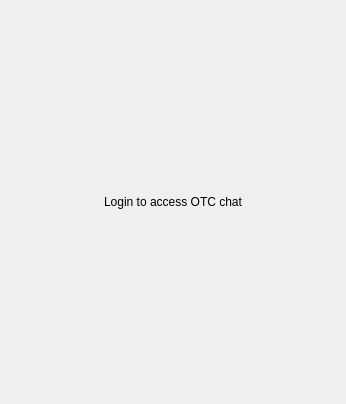
<?xml version="1.0" encoding="UTF-8"?>
<ui version="4.0">
 <class>OTCShield</class>
 <widget class="QWidget" name="OTCShield">
  <property name="geometry">
   <rect>
    <x>0</x>
    <y>0</y>
    <width>346</width>
    <height>404</height>
   </rect>
  </property>
  <property name="windowTitle">
   <string>Form</string>
  </property>
  <layout class="QVBoxLayout" name="verticalLayout">
   <property name="spacing">
    <number>0</number>
   </property>
   <property name="leftMargin">
    <number>5</number>
   </property>
   <property name="topMargin">
    <number>0</number>
   </property>
   <property name="rightMargin">
    <number>5</number>
   </property>
   <property name="bottomMargin">
    <number>0</number>
   </property>
   <item>
    <widget class="QLabel" name="shieldLabel">
     <property name="text">
      <string>Login to access OTC chat</string>
     </property>
     <property name="alignment">
      <set>Qt::AlignCenter</set>
     </property>
     <property name="wordWrap">
      <bool>true</bool>
     </property>
     <property name="h5" stdset="0">
      <bool>true</bool>
     </property>
    </widget>
   </item>
  </layout>
 </widget>
 <resources/>
 <connections/>
</ui>
